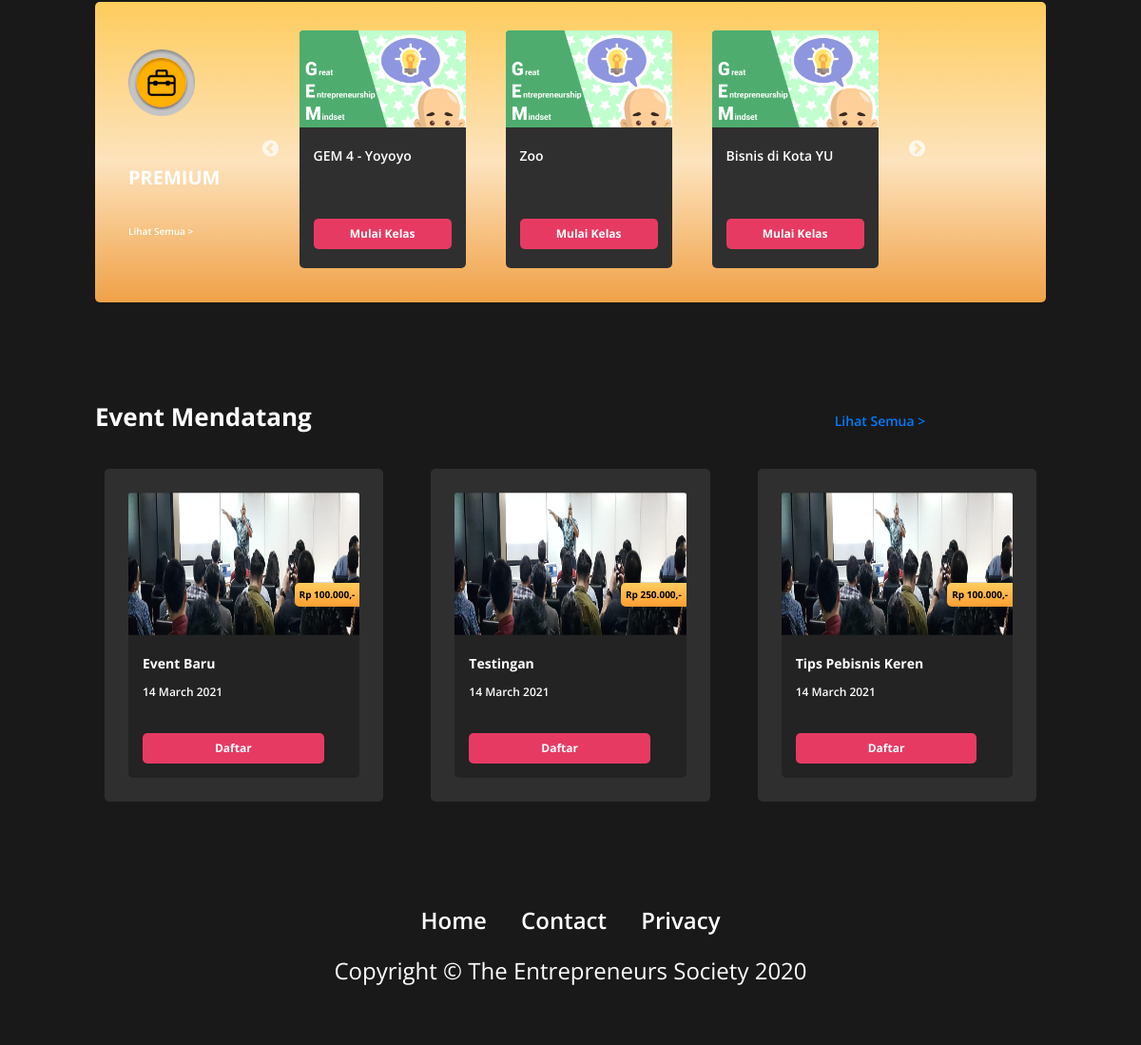
Before: / (lower part) with the older database file.
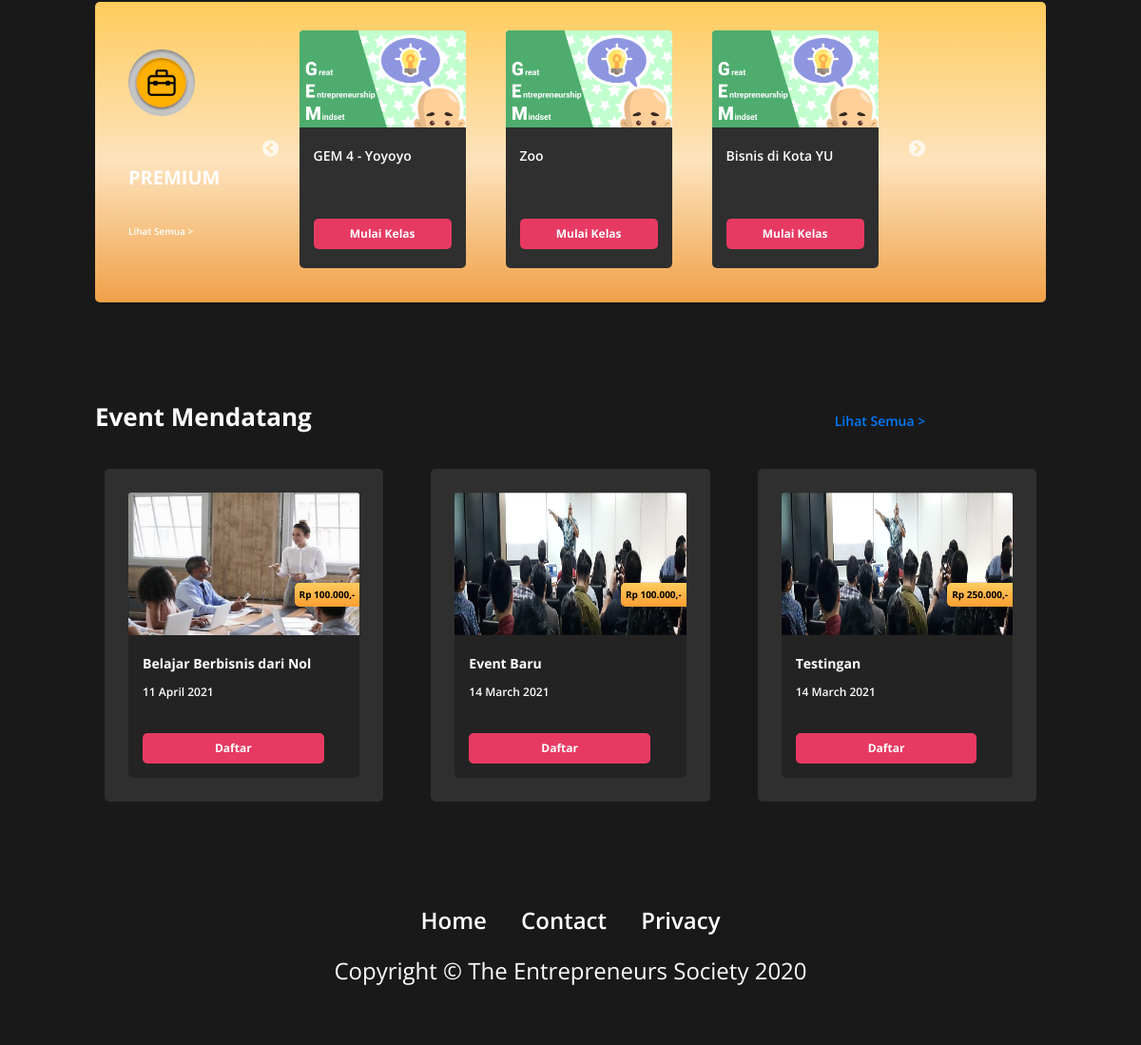
After: the same page with the newer database file.
### tables this page shows
CREATE TABLE `kursus` (
  `id_kursus` int(11) NOT NULL,
  `nama_kursus` varchar(50) NOT NULL,
  `deskripsi` text NOT NULL,
  `foto_kursus` varchar(100) NOT NULL,
  `id_pilar` int(11) DEFAULT NULL,
  `id_paket` int(11) DEFAULT NULL,
  `id_kelas` int(11) DEFAULT NULL
);

CREATE TABLE `event` (
  `id_event` int(11) NOT NULL,
  `nama_event` varchar(50) NOT NULL,
  `tanggal_post` date NOT NULL,
  `deskripsi` text NOT NULL,
  `foto_event` varchar(100) NOT NULL,
  `id_user` int(15) DEFAULT NULL,
  `lokasi` text NOT NULL,
  `venue` varchar(50) NOT NULL,
  `waktu` datetime NOT NULL,
  `harga_event` double NOT NULL,
  `kuota` int(11) NOT NULL,
  `keterangan` varchar(25) NOT NULL
);

### fungsional/data/login-cookie.php (called while the page is built, shortened)
<?php
        include "./fungsional/halm/homeUmum.php";
?>

### fungsional/data/konfigurasi.php (called while the page is built, shortened)
<?php
    class konfigurasi
    {
        function sambungkan()
        {
            include './fungsional/data/koneksi.php';
            $sambungan = mysqli_connect($server, $username, $password, $database);
            if ($sambungan)
            {
                return $sambungan;
            }
            else
            {
                echo
                "
                    <h1>Gagal Konek database</h1>
                ";
            }
        }
    }
?>

### fungsional/data/isiData.php (called while the page is built, shortened)
<?php
    class isiData extends konfigurasi
    {
        public function hitungData($q)
        {
            $hitung = mysqli_num_rows($q);
            return $hitung;
        }
        public function eksekusiSQL($sqlnya)
        {
            $sambungannya=parent::sambungkan();
            $que = mysqli_query($sambungannya, $sqlnya);
            return $que;
        }
    }
?>

### fungsional/data/fungsional.php (called while the page is built, shortened)
<?php
    function formatRupiah($angka)
    {
        $isi = number_format($angka, 0, ".", ".");
        return $isi;
    }
?>

### fungsional/halm/homeUmum.php (the view, shortened to what the changed rows need)
<?php
include './fungsional/konfig/header.php';
?>
    <section id="content">
        <div class="container">
            <div class="container-grid container-grid-premium">
                <div class="row">
                    <div class="col col-slick">
                        <div class="row row-slick slick">
                        <?php
                              $listPrem = $crud->eksekusiSQl("SELECT *FROM kursus
                                                                INNER JOIN paket_member ON paket_member.id_paket = kursus.id_paket
                                                                INNER JOIN pilar ON pilar.id_pilar = kursus.id_pilar
                                                                INNER JOIN kelas ON kelas.id_kelas = pilar.id_kelas
                                                                WHERE paket_member.nama_paket
                                                                NOT IN (SELECT nama_paket FROM paket_member
                                                                  WHERE nama_paket LIKE '%Free User%')
                                                              ");
                              $hitungListP = $crud->hitungData($listPrem);
                              if ($hitungListP==0)
                              {
                                pesanKosong();
                              }
                              else
                              {
                                foreach ($listPrem as $prem)
                                {
                                  $namaKursus = $prem['nama_kursus'];
                                  $fotoK = $prem['foto_kursus'];
                                  $folKPrem = "./foto/kursus/$fotoK";
                                  if (empty($userId))
                                  {
                                    $atrKelasPrem = "href='#' class='btn' data-fancybox data-src='#pesanAwal' href='javascript:;'";
                                  }
                                  echo
                                  "
                                  <div class='col'>
                                    <div class='card'>
                                    <img class='card-img-top' src='$folKPrem' alt='Image'>
                                      <div class='card-body'>
                                          <h5 class='card-title'>$namaKursus</h5>
                                          <a $atrKelasPrem >Mulai Kelas</a>
                                      </div>
                                    </div>
                                  </div>
                                  ";
                                }
                              }
                            ?>
                        </div>
                    </div>
                </div>
            </div>
        </div>
        <div class="container">
            <h1 class="title-status">Event Mendatang<span class="event-link"><a href="?hal=event">Lihat Semua ></a></span></h1>
            <div class="card-deck event">
            <?php
                $perintah = $crud->eksekusiSQl("SELECT *FROM event
                                                 ORDER BY id_event DESC LIMIT 3");
                $hitung   = $crud->hitungData($perintah);
                if ($hitung==0)
                {
                    pesanKosong();
                }
                else
                {
                    foreach($perintah as $a)
                    {
                        $nama = $a['nama_event'];
                        $foto = $a['foto_event'];
                        $tgl  = $a['tanggal_post'];
                        $idev = $a['id_event'];
                        $tanggal = date('d F Y', strtotime($tgl));
                        $harga = $a['harga_event'];
                        $biaya= "Rp ".formatRupiah($harga).",-";
                        if ($foto=="Kosong")
                        {
                            $gambar = "'img/nofoto.png'";
                        }
                        else
                        {
                            $tujuan = "foto/event/$foto";
                            $gambar = "$tujuan";
                        }
                        if (empty($userId))
                        {
                          $eAtr = "href='#' class='btn modal-trigger-btn modal-trigger-daftar'";
                        }
                        else
                        {
                          $eAtr = "href='?hal=event-info&k=$idev' class='btn'";
                        }
                        echo
                        "
                        <div class='card'>
                          <div class='inner-card'>
                              <img src='$gambar' class='card-img-top' alt='...'>
                              <div class='price-tag'>
                                  <p>$biaya</p>
                              </div>
                              <div class='card-body'>
                                <h5 class='card-title'>$nama</h5>
                                <p class='card-text hari'>$tanggal</p>
                                <a $eAtr>Daftar</a>
                              </div>
                          </div>
                        </div>
                        ";
                    }
                }
              ?>
            </div>
        </div>
    </section>

Changed rows visible on the page:
no longer on this page (row unchanged): event: foto_event (picture), harga_event "Rp 100.000,-", nama_event "Tips Pebisnis Keren", tanggal_post "14 March 2021"
added event: foto_event (picture), harga_event "Rp 100.000,-", nama_event "Belajar Berbisnis dari Nol", tanggal_post "11 April 2021"
